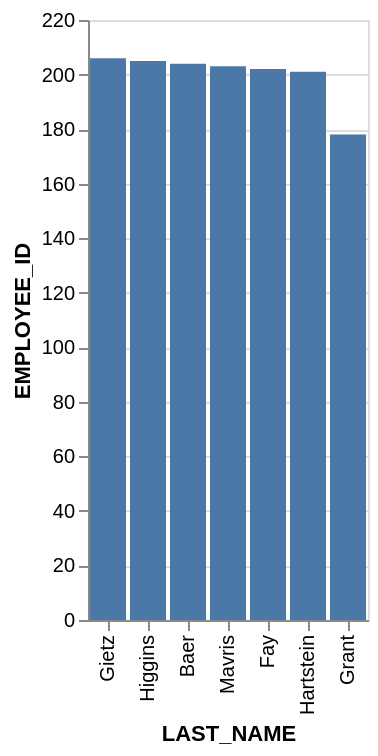

The Vega-Lite source for this figure:
### Vega-Lite specification from a JSON file in a GitHub repository (floating-point values rounded to 4 significant figures)
{"data": {"values": [{"x_data": "Gietz", "y_data": 206}, {"x_data": "Higgins", "y_data": 205}, {"x_data": "Baer", "y_data": 204}, {"x_data": "Mavris", "y_data": 203}, {"x_data": "Fay", "y_data": 202}, {"x_data": "Hartstein", "y_data": 201}, {"x_data": "Grant", "y_data": 178}]}, "mark": "bar", "encoding": {"x": {"field": "x_data", "type": "nominal", "title": "LAST_NAME", "sort": {"op": "sum", "field": "y_data", "order": "descending"}}, "y": {"field": "y_data", "type": "quantitative", "title": "EMPLOYEE_ID"}}}
